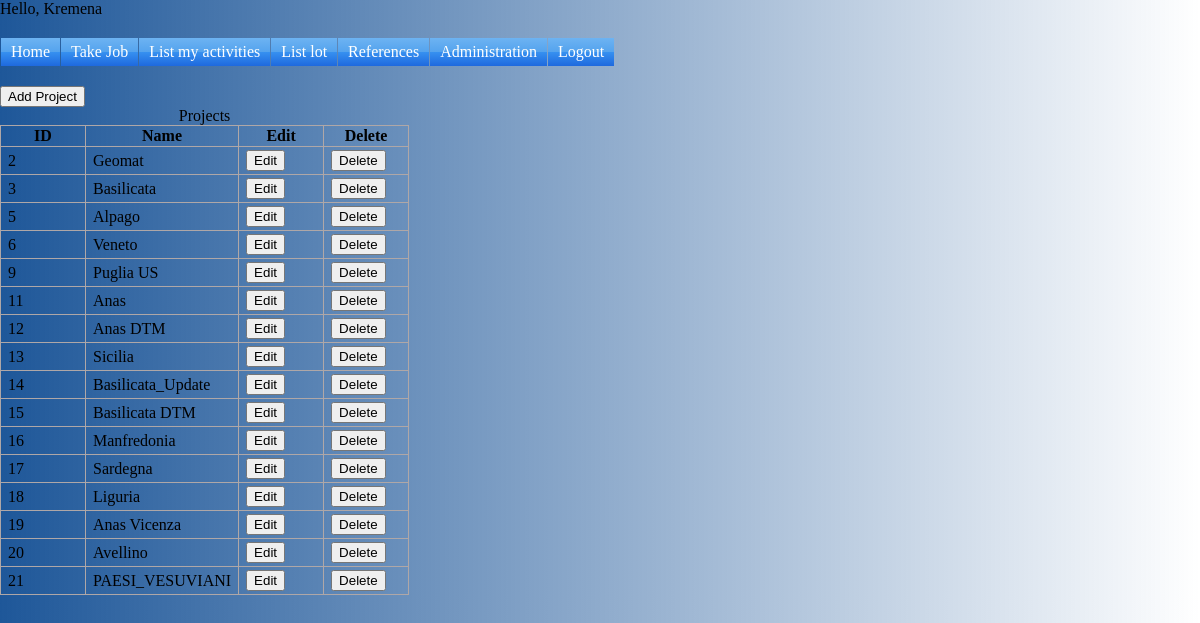
The page /projects.php (signed in) on the database its author committed.
### tables this page shows
CREATE TABLE `projects` (
  `id` int(10) unsigned NOT NULL AUTO_INCREMENT,
  `name` varchar(50) NOT NULL,
  PRIMARY KEY (`id`)
);

### projects.php (the view, shortened to what this page needs)
<?php
include_once 'inc/config.php';
if (($_SESSION['logged_in'] != true) || ((int) $_SESSION['user']['rights'] < 5 )) {
    header('Location: login.php');
    exit;
} else {
    include 'inc/head.php';
    $result = $db->query('SELECT id, name FROM projects ORDER BY id');
    ?>
    <button id="add_project" onclick="ShowAddProject()">Add Project</button>
    <table>
        <caption>Projects</caption>
        <tr>
            <th>ID</th>
            <th>Name</th>
            <th>Edit</th>
            <th>Delete</th>
        </tr>
        <?php while ($row = $result->fetch()) { ?>
            <tr id="<?php echo $row['id']; ?>">
                <td><?php echo $row['id']; ?></td>
                <td><?php echo $row['name']; ?></td>
                <td><button onclick="ShowEditProject(<?php echo $row['id']; ?>)">Edit</button></td>
                <td><button onclick="DeleteProject(<?php echo $row['id']; ?>)">Delete</button></td>
            </tr>
        <?php } ?>
    </table>
    <?php
    include 'inc/footer.php';
}

### style.css (style rules this page uses)
body, ul, li, div, p { margin: 0; padding: 0; }
body { font-family: Calibri; font-size: 16px; background: -moz-linear-gradient(left, rgba(30,87,153,1) 0%, rgba(125,185,232,0) 100%); background: -webkit-gradient(linear, left top, right top, color-stop(0%,rgba(30,87,153,1)), color-stop(100%,rgba(125,185,232,0))); background: -webkit-linear-gradient(left, rgba(30,87,153,1) 0%,rgba(125,185,232,0) 100%); background: -o-linear-gradient(left, rgba(30,87,153,1) 0%,rgba(125,185,232,0) 100%); background: -ms-linear-gradient(left, rgba(30,87,153,1) 0%,rgba(125,185,232,0) 100%); background: linear-gradient(to right, rgba(30,87,153,1) 0%,rgba(125,185,232,0) 100%); filter: progid:DXImageTransform.Microsoft.gradient( startColorstr='#1e5799', endColorstr='#007db9e8',GradientType=1 ); }
table, td, th { border: 1px solid rgb(175, 167, 167); border-collapse: collapse; }
td { padding: 3px 7px; min-width: 70px; }

### rows shown on the page
projects: id "2", name "Geomat"
projects: id "3", name "Basilicata"
projects: id "5", name "Alpago"
projects: id "6", name "Veneto"
projects: id "9", name "Puglia US"
projects: id "11", name "Anas"
projects: id "12", name "Anas DTM"
projects: id "13", name "Sicilia"
projects: id "14", name "Basilicata_Update"
projects: id "15", name "Basilicata DTM"
projects: id "16", name "Manfredonia"
projects: id "17", name "Sardegna"
projects: id "18", name "Liguria"
projects: id "19", name "Anas Vicenza"
projects: id "20", name "Avellino"
projects: id "21", name "PAESI_VESUVIANI"

### other values the page prints
$_SESSION['user']['name'] "Kremena"
